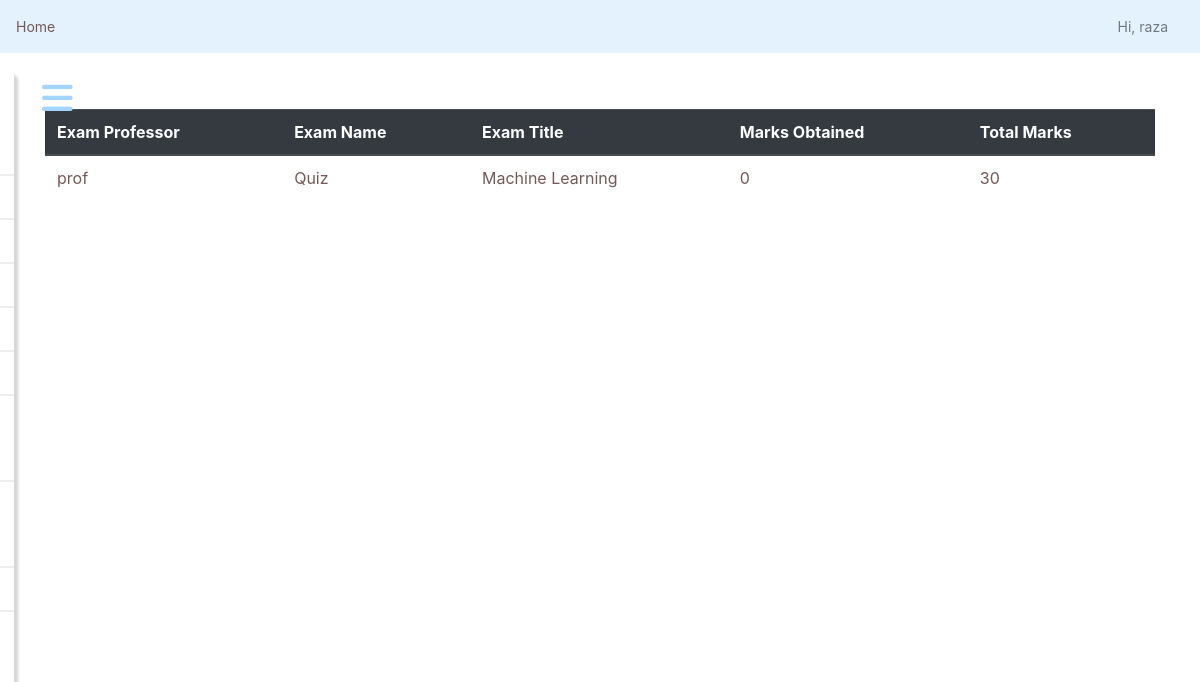
/exams/student/result/1 (signed in), run on the app's committed database.
### questions/models.py (models this page shows, shortened)
class Exam_Model(models.Model):
    professor = models.ForeignKey(User, limit_choices_to={'groups__name': "Professor"}, on_delete=models.CASCADE)
    name = models.CharField(max_length=50)
    total_marks = models.IntegerField()
    question_paper = models.ForeignKey(Question_Paper, on_delete=models.CASCADE, related_name='exams')
    start_time = models.DateTimeField(default=datetime.now())
    end_time = models.DateTimeField(default=datetime.now())

### questions/questionpaper_models.py (models this page shows, shortened)
class Question_Paper(models.Model):
    professor = models.ForeignKey(User, limit_choices_to={'groups__name': "Professor"}, on_delete=models.CASCADE)
    qPaperTitle = models.CharField(max_length=100)
    questions = models.ManyToManyField(Question_DB)

### questions/views.py (the view)
# urls.py: path('student/result/<int:id>',views.result,name = "result"),
@login_required(login_url='login')
def result(request,id):
    student = request.user
    exam = Exam_Model.objects.get(pk=id)
    score = StuExam_DB.objects.get(student=student,examname=exam.name,qpaper=exam.question_paper).score
    return render(request,'exam/result.html',{'exam':exam,"score":score})

### templates/exam/result.html (shortened to what this page needs)
{% extends 'base.html' %}
{% block body %}
    <div class="container">
        <table class="table">
            <thead class="thead-dark">
                <tr>
                <th scope="col">Exam Professor</th>
                <th scope="col">Exam Name</th>
                <th scope="col">Exam Title</th>
                <th scope="col">Marks Obtained</th>
                <th scope="col">Total Marks</th>
                </tr>
            </thead>
                <tbody>
                    <tr>
                    <td>{{exam.professor}}</td>
                    <td>{{exam.name}}</td>
                    <td>{{exam.question_paper.qPaperTitle}}</td>
                    <td>{{score}}</td>
                    <td>{{exam.total_marks}}</td>
                    </tr>
                </tbody>
        </table>
    </div>
{% endblock %}

### templates/base.html (shortened to what this page needs)
{% load static %}
<html lang="en">
<head>
     {% block css_block %}
    <link href="{% static 'css/bootstrap.min.css' %}" rel="stylesheet">
    <link href="{% static 'css/main.css' %}" rel="stylesheet">
    <link href="{% static 'css/dashboard.css' %}" rel="stylesheet">
     {% endblock %}
</head>
<body>
    <nav class="navbar navbar-light" style="background-color: #e3f2fd;">
      <a href="{% url 'index' %}" style="color:#745959" >Home</a>
      <ul class="navbar-nav px-3" style="display:flex;flex-direction:row;align-items:center">
        <li class="nav-item text-nowrap">
          <a class="nav-link" href="{% url 'email-student-pref' %}">Hi, {{request.user.username}}</a>
        </li>
      </ul>
    </nav>
    {% include 'partials/_sidebar.html' %}
      {% block body %}
      {% endblock %}
</body>
</html>

### examProject/static/css/dashboard.css (style rules this page uses)
body { font-size: .875rem; }

### templates/base.html (style rules this page uses)
* { color: #745959; }

### templates/partials/_sidebar.html (style rules this page uses)
* { margin: 0; padding: 0; list-style: none; text-decoration: none; }

### data on the page
Exam_Model: professor "prof", name "Quiz", question_paper.qPaperTitle "Machine Learning", total_marks "30"

### other printed values
{{ request.user.username }} "raza"
{{ score }} "0"
